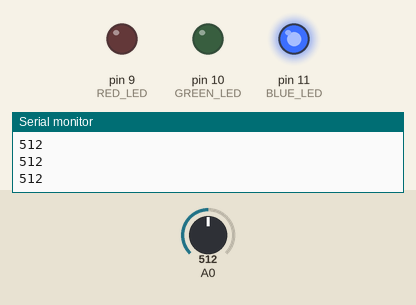
Recording of a sketch running on a simulated Arduino Uno, built with avr-gcc and run on an emulated ATmega328P. Shown: output pins drawn as LEDs (lit = HIGH), the last lines printed to the serial monitor. The test bench sets the inputs (shaded band); at power-on: A0 = 512.

Above: at 1.2 s.
1.3 s: A0 set to 331
At 2.5 s:
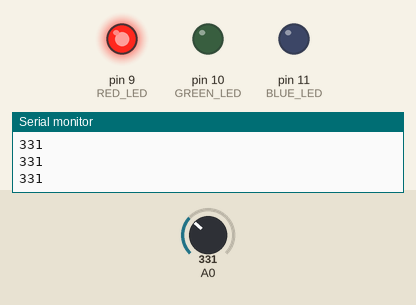
2.8 s: A0 set to 692
At 3.9 s:
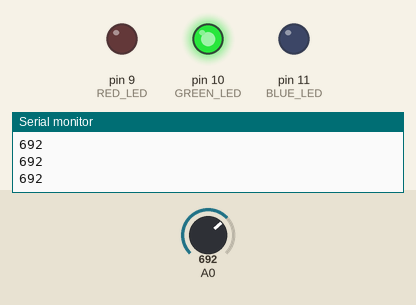
4.3 s: A0 set to 672
At 5.0 s:
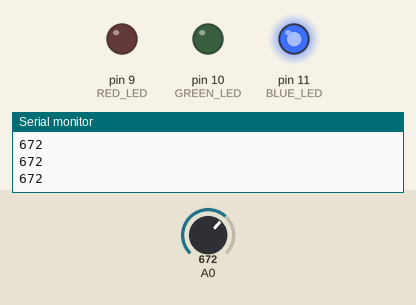
5.8 s: A0 set to 716
At 6.2 s:
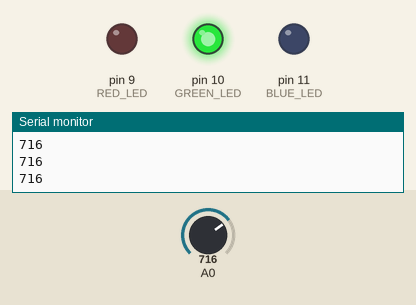
Timing chart, 0 to 8.3 s (numbered marks = the images above; inputs shaded):
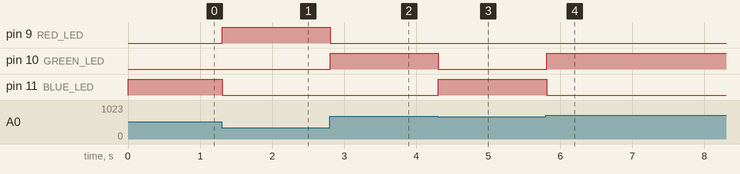

Measured:
- after the input at 1.3 s, pin 9 (RED_LED): LOW → HIGH at once; pin 11 (BLUE_LED): HIGH → LOW at once
- after the input at 2.8 s, pin 9 (RED_LED): HIGH → LOW at once; pin 10 (GREEN_LED): LOW → HIGH at once
- after the input at 4.3 s, pin 10 (GREEN_LED): HIGH → LOW at once; pin 11 (BLUE_LED): LOW → HIGH at once
- after the input at 5.8 s, pin 10 (GREEN_LED): LOW → HIGH at once; pin 11 (BLUE_LED): HIGH → LOW at once

The sketch:

BatteryStatus.ino
```cpp
int sensorValue = 0;

int RED_LED = 9;
int GREEN_LED = 10;
int BLUE_LED = 11;
void setup() {
  // put your setup code here, to run once:
  Serial.begin(9600);
   pinMode(11, OUTPUT);
   pinMode(10, OUTPUT);
   pinMode(9, OUTPUT);
}

void loop() {
  // put your main code here, to run repeatedly:
  sensorValue = analogRead(A0);
  if(sensorValue != 0){
    Serial.println(sensorValue);
  }

  if(sensorValue <= 341){ // LOW
    digitalWrite(RED_LED, HIGH);
    digitalWrite(BLUE_LED, LOW);
    digitalWrite(GREEN_LED, LOW);
  }
  if(sensorValue >= 341 && sensorValue <= 682){ //MEDIUM
    digitalWrite(RED_LED, LOW);
    digitalWrite(BLUE_LED, HIGH);
    digitalWrite(GREEN_LED, LOW);
  }

  if(sensorValue >= 682){ // HIGH
    digitalWrite(RED_LED, LOW );
    digitalWrite(BLUE_LED, LOW);
    digitalWrite(GREEN_LED, HIGH);
  }
}
```
